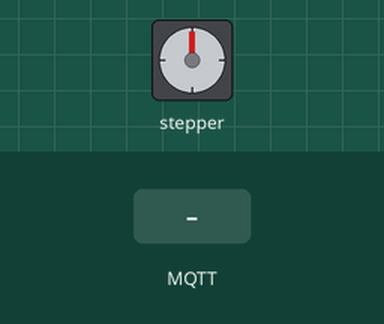
Bench run of a sketch on a simulated ESP8266 (NodeMCU). Parts: stepper motor. Inputs (shaded band) come from the test bench. WiFi joins after 1.5 s; servers stay silent unless stated; no MQTT or app messages arrive unless stated; stepper angles assume 200 steps per turn; what the sketch prints to the serial monitor is not drawn.

Above: at 5.7 s.
5.8 s: MQTT message "1" arrives on the first subscribed topic
At 5.95 s:
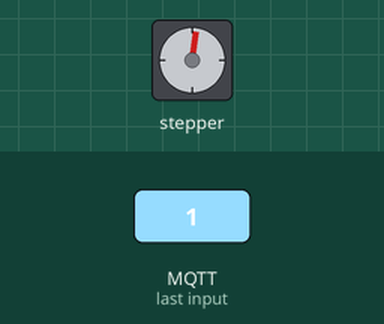
At 6.46 s:
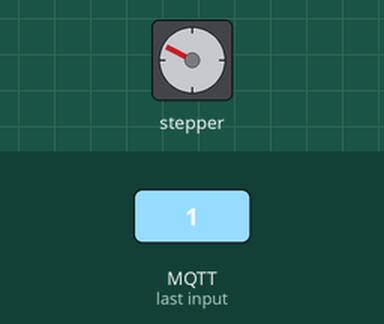
8.0 s: MQTT message "2" arrives on the first subscribed topic
At 8.15 s:
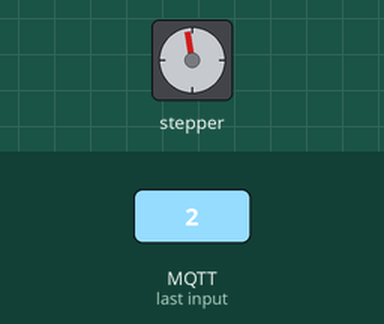
Timing chart, 0 to 11.0 s (numbered marks = the images above; inputs shaded):
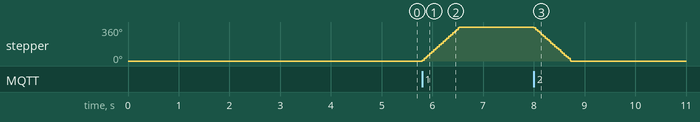

Measured:
- after the input at 5.8 s, stepper: turns 360° clockwise in 0.73 s, starting at once
- after the input at 8.0 s, stepper: turns 360° counter-clockwise in 0.73 s, starting at once

The sketch:

Stepper_Motor_Upload.ino
```cpp
#include <ESP8266WiFi.h>
#include <PubSubClient.h>
#include <Stepper.h>

const char* ssid = "Wifiku";
const char* password = "Passwordku";
const char* mqtt_server = "IPku";


const int stepsPerRevolution = 200;

Stepper myStepper(stepsPerRevolution, 5, 4, 14, 12); // IN1, IN3, IN2, IN4
WiFiClient espClient;
PubSubClient client(espClient);

void setup() {
  Serial.begin(9600);
  setup_wifi();
  client.setServer(mqtt_server, 1883);
  client.setCallback(callback);
  // set the speed at 80 rpm:
  myStepper.setSpeed(80);
}

void loop() {
  if (!client.connected()) {
    reconnect();
  }
  client.loop();

}

void setup_wifi() {
   delay(3000);
  // We start by connecting to a WiFi network
    Serial.print("Connecting to ");
    Serial.println(ssid);
    WiFi.begin(ssid, password);
    while (WiFi.status() != WL_CONNECTED)
    {
      delay(500);
      Serial.print(".");
    }
  randomSeed(micros());
  Serial.println("");
  Serial.println("WiFi connected");
  Serial.println("IP address: ");
  Serial.println(WiFi.localIP());
}

void callback(char* topic, byte* payload, unsigned int length)
{
  Serial.print("Command from MQTT broker is : [");
  Serial.print(topic);
  int p =(char)payload[0]-'0';
  // step one revolution  in one direction:
  if(p==1)
  {
    myStepper.step(stepsPerRevolution);
    Serial.print("  clockwise" );
   }
  // step one revolution in the other direction:
  else if(p==2)
  {
    myStepper.step(-stepsPerRevolution);
    Serial.print("  counterclockwise" );
   }
   Serial.println();
}

//  Serial.println();
 //end callback

void reconnect() {
  // Loop until we're reconnected
  while (!client.connected())
  {
    Serial.print("Attempting MQTT connection...");
    if (client.connect("ESP8266Client")) {
      Serial.println("connected");
      client.publish("state", "connected");
     //once connected to MQTT broker, subscribe command if any
      client.subscribe("putar");
    } else {
      Serial.print("failed, rc=");
      Serial.print(client.state());
      Serial.println(" try again in 5 seconds");
      // Wait 5 seconds before retrying
      delay(5000);
    }
  }
} //end reconnect()
```
